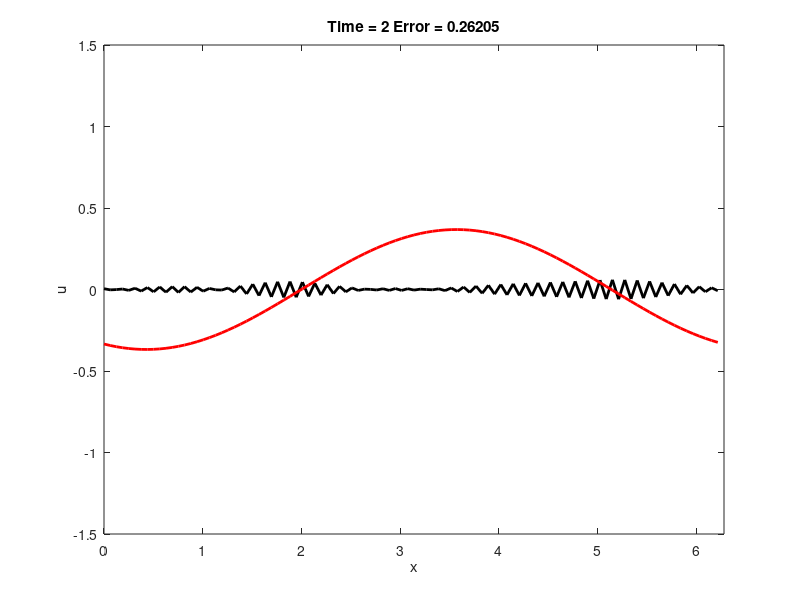

Source code (MATLAB):
%% CNAB Implementation for the advection diffusion equation 



close all
clear all
%
% Define computational grid
    M = 100 ;
    N = 100 ;
    T_final = 2 ; 
    c = 1 ; 
    mu = 0.5 ; 
    dx = 2*pi/M; x_j = 0: dx: 2*pi-dx;
    dt = T_final/N;
    disp(['dx = ', num2str(dx, 4),'  dt = ', num2str(dt, 4)])
    disp(' ')
    
    nplot = ceil(N/250)
    
    
% Calculate numerical parameters
    lambda = c * dt / dx;
    disp(['lambda = ', num2str(lambda, 4)])
    sigma = mu * dt / dx^2;
    disp(['sigma = ', num2str(sigma, 4)])
    disp(['Cell Reynolds number = ', num2str(0.5*lambda/sigma)])
    disp(' ')
    disp(['lambda^2 = ', num2str(lambda^2),' 2 sigma = ', num2str(2*sigma)])
    disp(['sigma - lambda/2 = ', num2str(sigma - lambda/2)])
    disp(' ')
    
    
    
% Build the system Matrix

diag1 = (1+sigma)*ones(1,M) ;
up1 = -sigma/2*ones(1,M-1) ;
low1 = -sigma/2*ones(1,M-1) ;
sysMatrix = diag(diag1) + diag(up1, 1) + diag(low1, -1) ;
sysMatrix(1,end) = -sigma/2 ;
sysMatrix(end,1) = -sigma/2 ;
    
    
    
      
    
% Set the initial data 

u0 = zeros(1,M) ; 
u0(1:M/2) = 1 ;
u0 = sin(x_j) ;


 % Initialize
    u = u0;
    uHat_0 = fft(u0)/M ;
    kMode = [0:M/2-1 -M/2:-1];
    omega = c*kMode - 1i*mu*kMode.^2;
        % need first two time steps
            u0 = u;
            uHat = uHat_0.*exp(-omega*1i*dt);
            u1 = M*real(ifft(uHat)); 
            
            
            
% Solve the IMEX CNAB scheme system

for k = 2:N
    
    % Update time
    t = k*dt;
        tgrid(k+1) = t ;
    
    
    
    
    % Construct the right hand side
    rhs = (1-sigma)*u1 + (sigma/2 - 3*lambda/4)*[u1(2:end)  u1(1)] +  (sigma/2 + 3*lambda/4)*[u1(end)  u1(1:end-1)] ...
       + (lambda/4)*[u0(2:end)  u0(1)] - lambda/4*[u0(end)  u0(1:end-1)] ;
   
    % Use the system Matrix to solve for the next time step
    u = sysMatrix/rhs ;
    u = u';
    % Update the previous time steps
    u0 = u1 ;
    u1 = u ;
    
    
    
    if mod(k, nplot) == 0
                plot(x_j,u,'k', 'LineWidth', 2);
                hold on
                uHat = uHat_0.*exp(-omega*1i*t);
                u_exact = M*real(ifft(uHat));
                plot(x_j, u_exact, 'r', 'LineWidth', 2)
                axis([0 2*pi -1 1])
                hold off
                err = norm(u'-u_exact')/sqrt(M);
            axis([0 2*pi -1.5 1.5])
            title(['Time = ', num2str(t),' Error = ', num2str(err)])
            xlabel('x')
            ylabel('u')
            drawnow
            end
   
        
end 
            
            
            
            
            
            
 
            
   
    